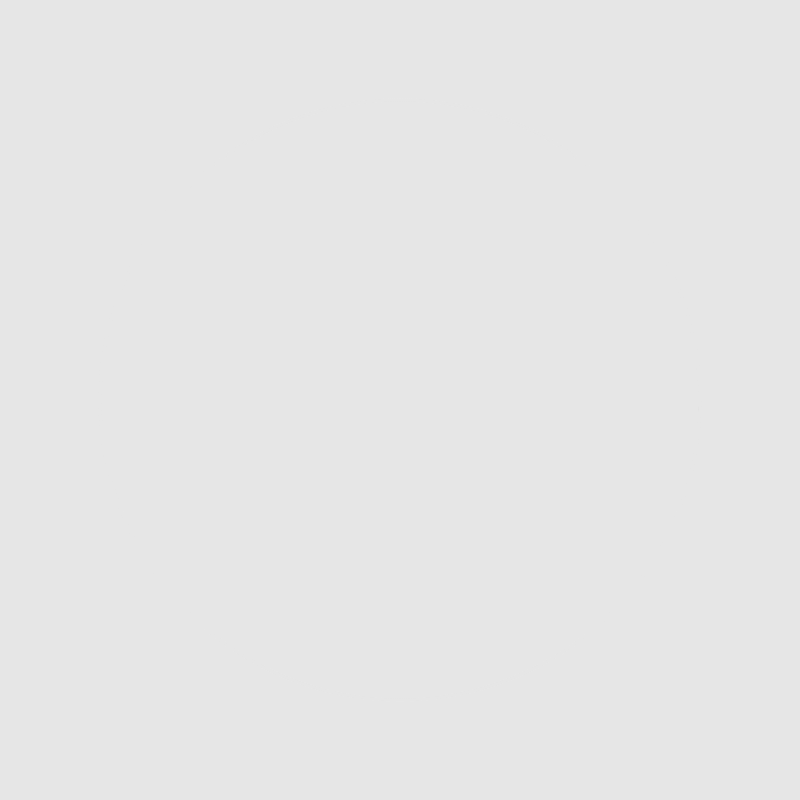
Frame 1 (no input)
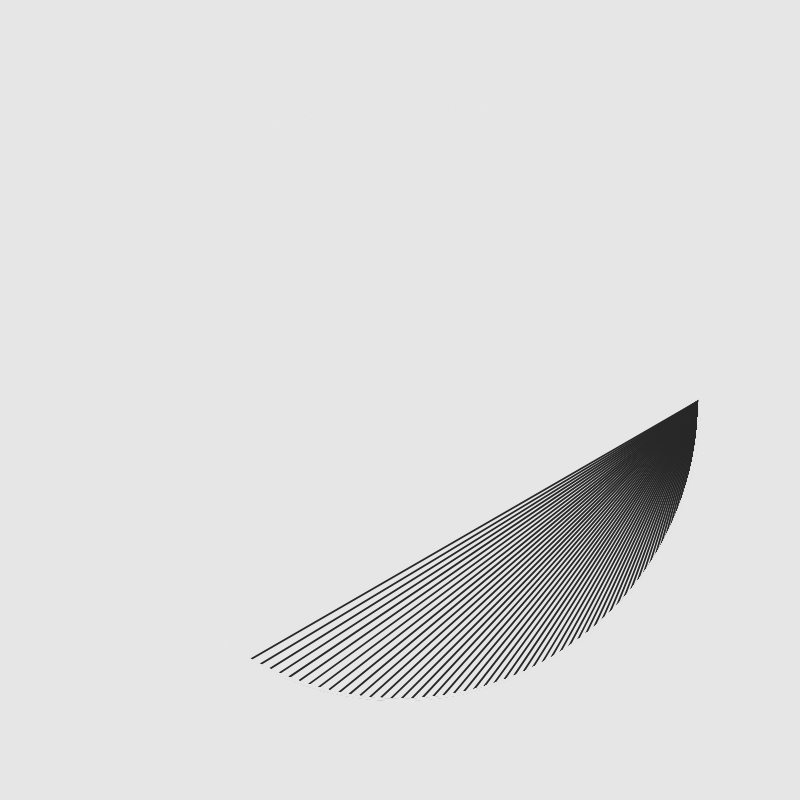
Frame 60 (no input)
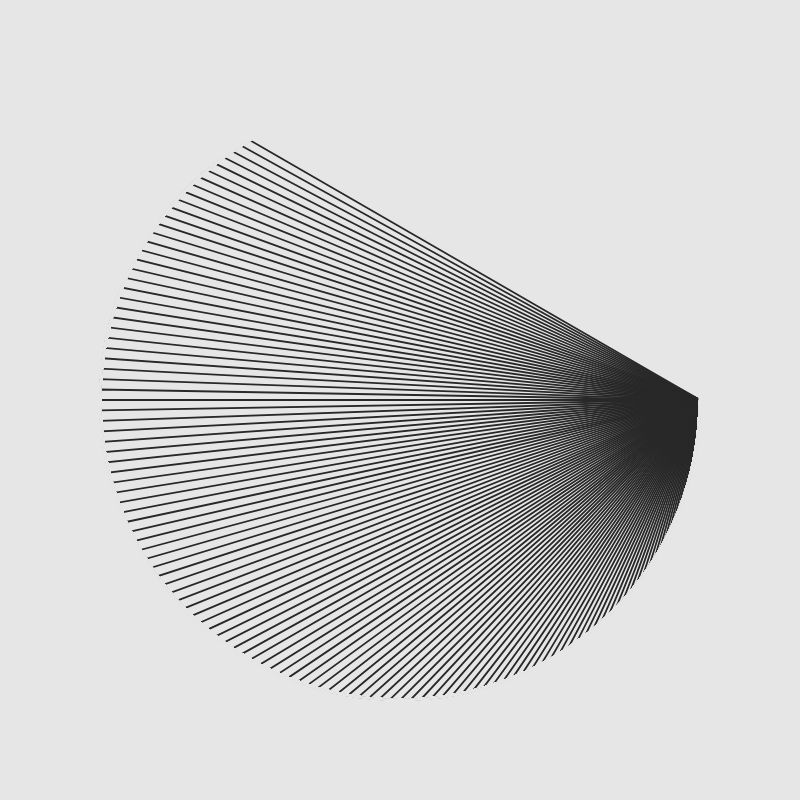
Frame 120 (the mouse pressed at the canvas centre since frame 60)

The p5.js sketch that drew these frames (run headless with seeded random() and noise() and a simulated clock; from frame 60 on, the mouse is pressed at the canvas centre):

// p5.js sketch
// ── sketch.js
function setup() {
  createCanvas(800,800)
  angleMode(DEGREES)
  background(230)
}

function draw() {
  stroke(40)
  strokeWeight(1.8)
  noFill()
  arc(width/2, height/2, 600, 600, 0, frameCount*2, CHORD);
  if (frameCount == 180) {
    noLoop();
  }
stroke(230)
strokeWeight(3)
ellipse(width/2,height/2, 600,600)

}
